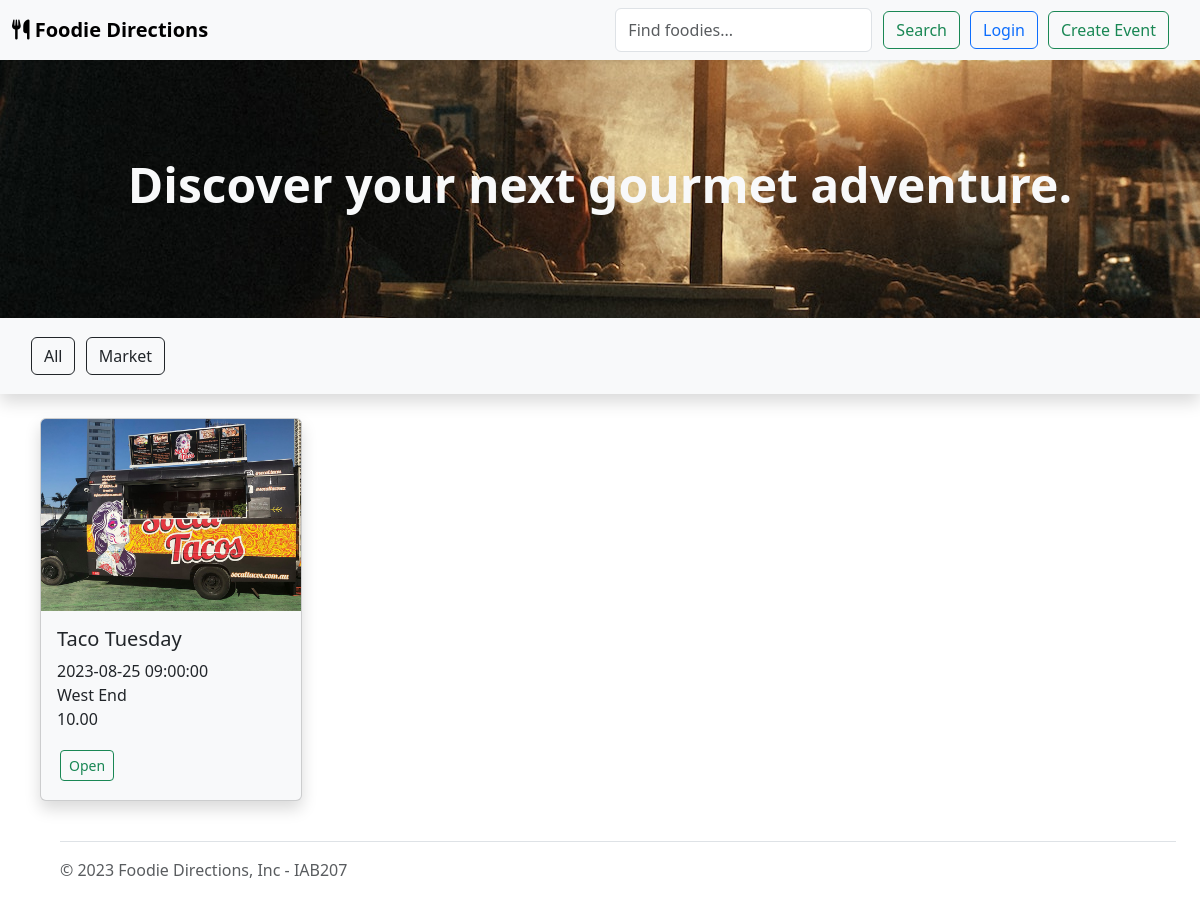
Before: / with the older database file.
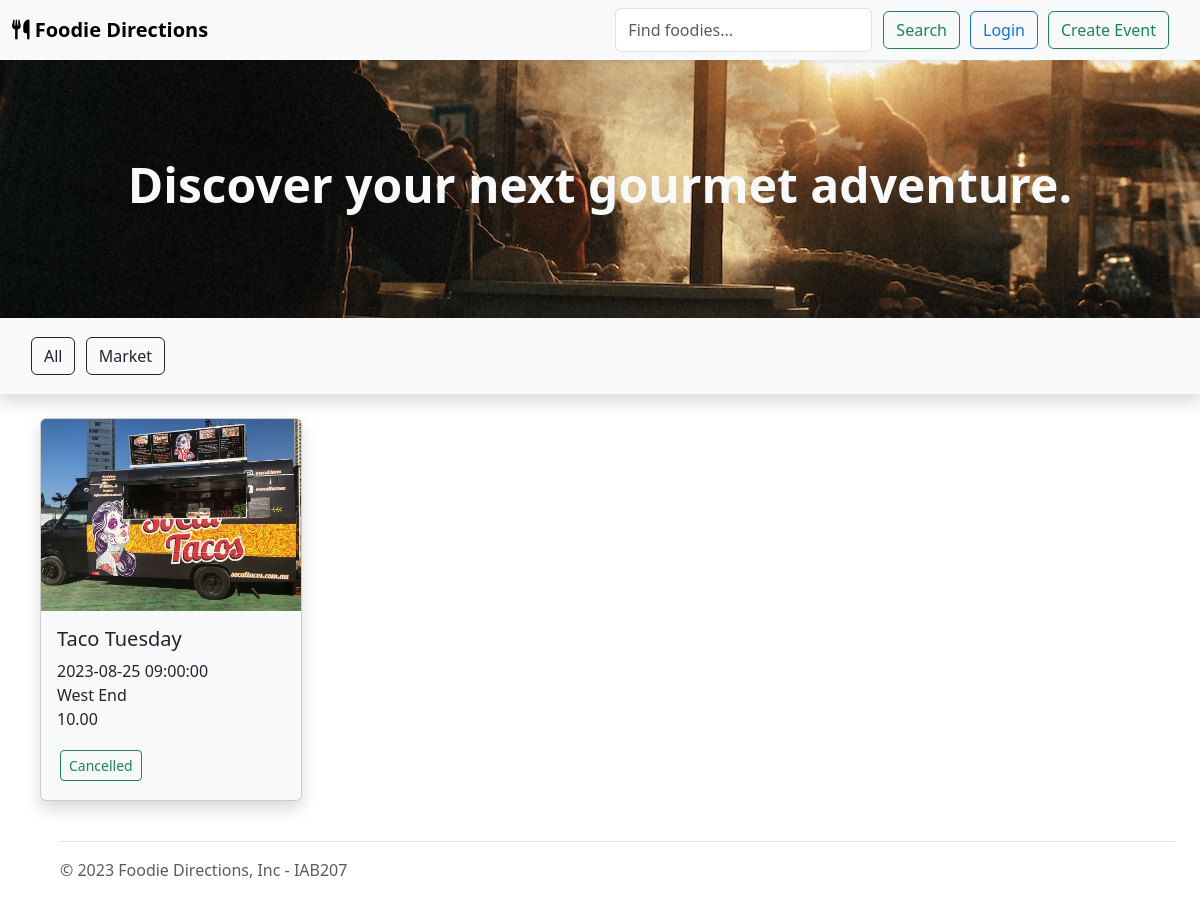
After: the same page with the newer database file.
### website/models.py (models this page shows, shortened)
class Event(db.Model):
    __tablename__ = 'events'
    id = db.Column(db.Integer, primary_key=True)
    title = db.Column(db.String(80), nullable=False)
    description = db.Column(db.String(200), nullable=False)
    image = db.Column(db.String(400))
    dateTime = db.Column(db.DateTime, nullable=False)
    price = db.Column(db.Numeric(precision=10, scale=2))
    ticketsAvailable = db.Column(db.Integer, nullable=False)
    locationName = db.Column(db.String(80), nullable=False)
    status = db.Column(db.String(20), default="Open", nullable=False)
    category = db.Column(db.String(20))
    user_id = db.Column(db.Integer, db.ForeignKey('users.id'), nullable=False)
    comments = db.relationship('Comment', backref='event')
    bookings = db.relationship('Booking', backref='event')

### website/views.py (the view)
@bp.route('/')
def index():
    events = db.session.scalars(db.select(Event)).all()
    categories = db.session.scalars(db.select(Event.category).distinct())
    return render_template('index.html', events=events, categories=categories)

### website/templates/index.html
{% extends 'base.html' %}
{% block header %}
    <div class="p-5 bg-light" style="background-image: url(../static/img/banner_img.jpg); background-position: center;">
        <div class="container-fluid py-5 text-center">
            <h1 class="display-5 fw-bold text-light">Discover your next gourmet adventure.</h1>
        </div>
    </div>
{% endblock %}
{% block content %}
<div class="container-fluid">
    <div class="row p-3 shadow bg-body-tertiary" id="categories">
        <div class="col-12">
            <div data-bs-spy="scroll" data-bs-smooth-scroll="true" class="horizontal-scroll" tabindex="0">
                <a type="button" class="btn btn-outline-dark" href="/#categories">All</a>
                {% for category in categories %}
                    <a type="button" class="btn btn-outline-dark" href="{{ url_for('main.category', category=category) }}#categories">{{ category }}</a>
                {% endfor %}
            </div>
        </div>
    </div>
    <div class="row mx-3 my-4">
        {% for event in events %}
        <div class="col-lg-3 col-md-4 col-sm-6 mb-3">
            <div class="card event-card shadow bg-body-tertiary">
                <img src="{{ event.image }}" class="card-img-top event-card-img" alt="...">
                <div class="card-body">
                    <h5 class="card-title">{{ event.title }}</h5>
                    <p class="card-text">{{ event.dateTime }}<br>{{ event.locationName }}<br>{{ event.price }}</p>
                    <a type="button" class="btn btn-outline-success btn-sm stretched-link" href="{{ url_for('main.event', id=event.id) }}">{{ event.status }}</a>
                </div>
            </div>
        </div>
        {% endfor %}
    </div>
</div>
{% endblock %}

### website/templates/base.html (shortened to what this page needs)
<html>
<head>
    <link href="https://cdn.jsdelivr.net/npm/bootstrap@5.3.0-alpha3/dist/css/bootstrap.min.css" rel="stylesheet">
    <link rel="stylesheet" href="../static/css/style.css">
</head>
<body>
    <header>
        <nav class="navbar navbar-expand-lg sticky-top bg-light shadow-sm">
            <div class="container-fluid">
                <a class="navbar-brand fw-bold" href="/">
                    <i class="fa-solid fa-utensils"></i>
                    Foodie Directions
                </a>
                <div class="offcanvas offcanvas-end" tabindex="-1" id="navbarOffcanvas" aria-labelledby="navbarOffcanvasLabel">
                    <div class="offcanvas-body">
                        <ul class="navbar-nav justify-content-end flex-grow-1 pe-3">
                            <li class="nav-item ms-md-1 mt-1 mt-md-0">
                                <form class="d-flex ms-auto mb-0">
                                    <input class="form-control me-2" type="search" placeholder="Find foodies..." aria-label="Search">
                                    <button class="btn btn-outline-success" type="submit">Search</button>
                                </form>
                            </li>
                            {% if current_user.is_authenticated %}
                                <li class="nav-item ms-md-1 mt-1 mt-md-0">
                                    <a type="button" class="btn btn-outline-primary" href="/user">Profile</a>
                                </li>
                                <li class="nav-item ms-md-1 mt-1 mt-md-0">
                                    <a type="button" class="btn btn-outline-danger" href="/logout">Logout</a>
                                </li>
                            {% else %}
                                <li class="nav-item ms-md-1 mt-1 mt-md-0">
                                    <a type="button" class="btn btn-outline-primary" href="/login">Login</a>
                                </li>
                            {% endif %}
                            <li class="nav-item ms-md-1 mt-1 mt-md-0">
                                <a type="button" class="nav-item btn btn-outline-success" href="/create">Create Event</a>
                            </li>
                        </ul>
                    </div>
                </div>
            </div>
        </nav>
        {% block header %}
        {% endblock %}
    </header>
    {% block content %}
    {% endblock %}
    <div class="container mx-lg-5">
        <footer class="footer d-flex flex-wrap justify-content-between align-items-center py-3 my-4 border-top">
            <div class="col-md-4 d-flex align-items-center">
                <span class="mb-3 mb-md-0 text-muted">&copy; 2023 Foodie Directions, Inc - IAB207</span>
            </div>
        </footer>
    </div>
</body>
</html>

### website/static/css/style.css (style rules this page uses)
.btn { margin: 3px; }
.horizontal-scroll { overflow: auto; white-space: nowrap; }
img.event-card-img { height: 12rem; object-fit: cover; }

Changed rows visible on the page:
changed Event "Taco Tuesday": status "Open" → "Cancelled"
